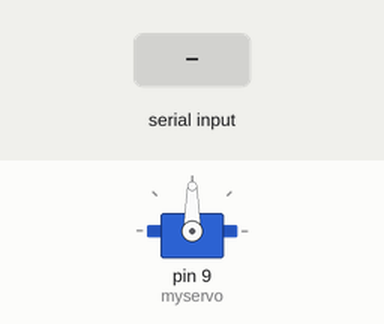
A sketch run on a simulated Arduino Uno, built with avr-gcc and run on an emulated ATmega328P. Shown: servo. The test bench sets the inputs (shaded band).

Above: at 1.2 s.
1.3 s: byte 30 received over Serial
At 2.0 s:
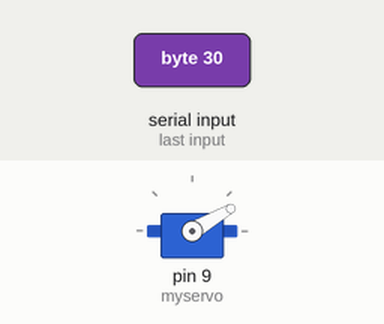
2.8 s: byte 120 received over Serial
At 3.1 s:
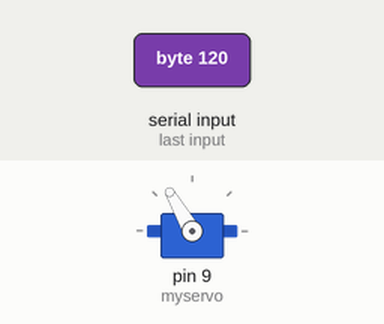
Timing chart, 0 to 5.8 s (numbered marks = the images above; inputs shaded):
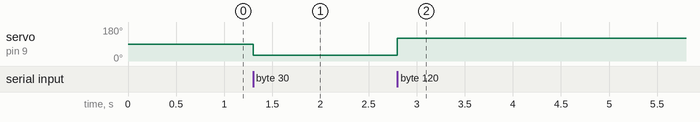

The sketch:

_2.1.ino
```cpp
#include <Servo.h>

Servo myservo;

void setup()
{
  Serial.begin(9600);
  myservo.attach(9);
}

void loop() {
  byte mapped;

  if (Serial.available()) {
    mapped = Serial.read();
    myservo.write(mapped);
  }
}
```

Measured:
- after the input at 1.3 s, servo on pin 9 (myservo): 90° → 30° at once
- after the input at 2.8 s, servo on pin 9 (myservo): 30° → 120° at once
